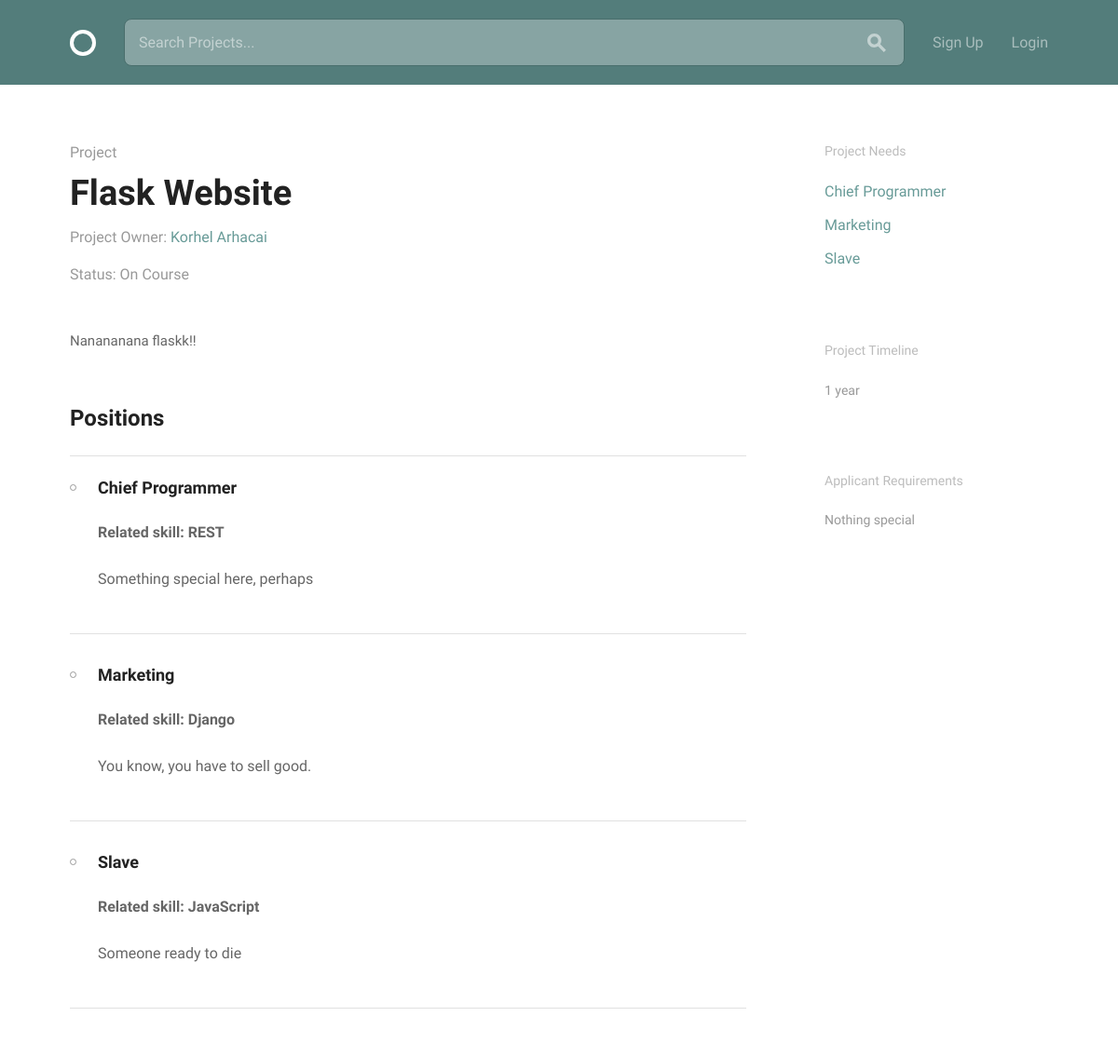
/projects/2, run on an earlier commit of the app's database.
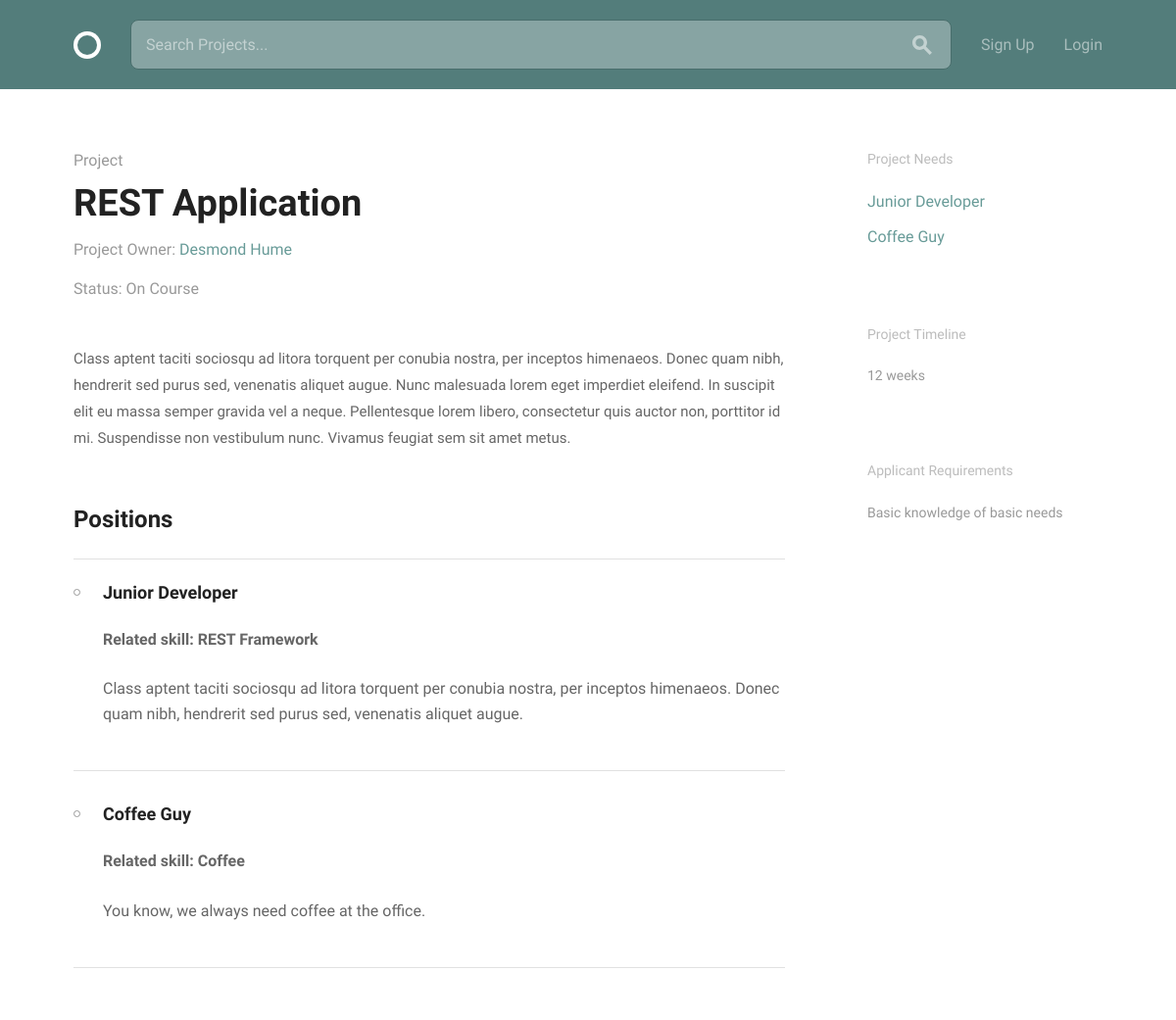
And on a later commit of the database.
### projects/models.py (models this page shows, shortened)
class Project(models.Model):
    owner = models.ForeignKey(
        settings.AUTH_USER_MODEL,
        on_delete=models.CASCADE,
        related_name="project"
    )
    title = models.CharField(max_length=30)
    description = models.CharField(max_length=500)
    requirements = models.CharField(max_length=100)
    timeline = models.CharField(max_length=30, blank=True, default="")
    completed = models.BooleanField(default=False)
    positions = models.ManyToManyField(Position, blank=False)

class Position(models.Model):
    title = models.CharField(max_length=30)
    description = models.CharField(max_length=250)
    related_project = models.ForeignKey('Project', null=True)
    related_skill = models.ForeignKey(Skill, null=True)
    applications = models.ManyToManyField(
        'Application',
        blank=True,
        related_name="position_applications"
    )
    filled = models.BooleanField(default=False)
    filled_by = models.ForeignKey(
        settings.AUTH_USER_MODEL,
        null=True,
        related_name="position"
    )

### profiles/models.py (models this page shows, shortened)
class Profile(models.Model):
    user = models.OneToOneField(
        settings.AUTH_USER_MODEL,
        on_delete=models.CASCADE,
        related_name="profile"
    )
    display_name = models.CharField(max_length=50, null=True, blank=True)
    bio = models.CharField(max_length=500, blank=True, default="")
    avatar = models.ImageField(upload_to="avatars/", blank=True, null=True)
    skills = models.ManyToManyField(Skill, blank=True)

class Skill(models.Model):
    skill = models.CharField(max_length=30)
    def __str__(self):
        return self.skill

### projects/views.py (the view)
# urls.py: url(r"^(?P<pk>\d+)$", views.ProjectView.as_view(), name="view-project"),
class ProjectView(generic.TemplateView):
    model = models.Project
    template_name = "projects/project.html"
    def get_object(self):
        return get_object_or_404(self.model, pk=self.kwargs.get('pk'))
    def get_context_data(self, **kwargs):
        context = super(ProjectView, self).get_context_data(**kwargs)
        context['project'] = self.get_object()
        return context

### projects/templates/projects/project.html (shortened to what this page needs)
{% extends "layout.html" %}
{% load static from staticfiles %}
{% block content %}
  <div class="bounds circle--page circle--article">
    <div class="grid-70">
      <div class="circle--article--header">
        <h4 class="circle--article--section">Project</h4>
        <h1 class="circle--article--title">{{ project.title }}</h1>
        <p class="circle--article--byline">Project Owner: <a style="text-decoration: none" title="Click to view user's profile" href="{% url 'profiles:view-profile' pk=project.owner.profile.pk %}">{{ project.owner.profile.display_name }}</a></p>
        {% if user == project.owner %}
        <p class="circle--article--byline">Status: {% if project.completed %}<a style="text-decoration: none" title="Click to mark as On Course" href="{% url 'projects:change-status' pk=project.pk %}">Closed</a> {% else %} <a style="text-decoration: none" title="Click to mark as Completed" href="{% url 'projects:change-status' pk=project.pk %}">On Course</a> {% endif %}</p>
        {% else %}
        <p class="circle--article--byline">Status: {% if project.completed %}Closed{% else %}On Course{% endif %}</p>
        {% endif %}
      </div>
      <div class="circle--article--body">
        {{ project.description }}
      </div>
      <div class="circle--project--positions">
        <h2>Positions</h2>
        <ul class="circle--group--list">
          {% for position in project.positions.all %}
          <li>
            <h3 id="{{ position.title }}">{{ position.title }}</h3>
            <p style="font-weight: bold">Related skill: {{ position.related_skill }}</p>
            <p>{{ position.description }}</p>
          </li>
          {% endfor %}
        </ul>
      </div>
    </div>
    <div class="grid-25 grid-push-5">
      <div class="circle--secondary--module">
        <h3>Project Needs</h3>
        <ul class="circle--link--list">
          {% for position in project.positions.all %}
              <li><a href="#{{ position.title }}">{{ position.title }}</a></li>
           {% endfor %}
        </ul>
      </div>
      <div class="circle--secondary--module">
        <h3>Project Timeline</h3>
        <p>{{ project.timeline }}</p>
      </div>
      <div class="circle--secondary--module">
        <h3>Applicant Requirements</h3>
        <p>{{ project.requirements }}</p>
      </div>
    </div>
  </div>
{% endblock %}

What changed in the data, as far as the page shows it:
removed Position: title "Chief Programmer", related_skill "REST", description "Something special here, perhaps"
removed Position: title "Marketing", related_skill "Django", description "You know, you have to sell good."
removed Position: title "Slave", related_skill "JavaScript", description "Someone ready to die"
changed Project: title "Flask Website" → "REST Application"; owner.profile.display_name "Korhel Arhacai" → "Desmond Hume"; description "Nanananana flaskk!!" → "Class aptent taciti sociosqu ad litora torquent per conubia nostra, per inceptos himenaeos. Donec quam nibh, hendrerit sed purus sed, venenatis aliquet augue. Nunc malesuada lorem eget imperdiet eleifend. In suscipit elit eu massa semper gravida vel a neque. Pellentesque lorem libero, consectetur quis auctor non, porttitor id mi. Suspendisse non vestibulum nunc. Vivamus feugiat sem sit amet metus."; timeline "1 year" → "12 weeks"; requirements "Nothing special" → "Basic knowledge of basic needs"
added Position: title "Junior Developer", related_skill "REST Framework", description "Class aptent taciti sociosqu ad litora torquent per conubia nostra, per inceptos himenaeos. Donec quam nibh, hendrerit sed purus sed, venenatis aliquet augue."
added Position: title "Coffee Guy", related_skill "Coffee", description "You know, we always need coffee at the office."
